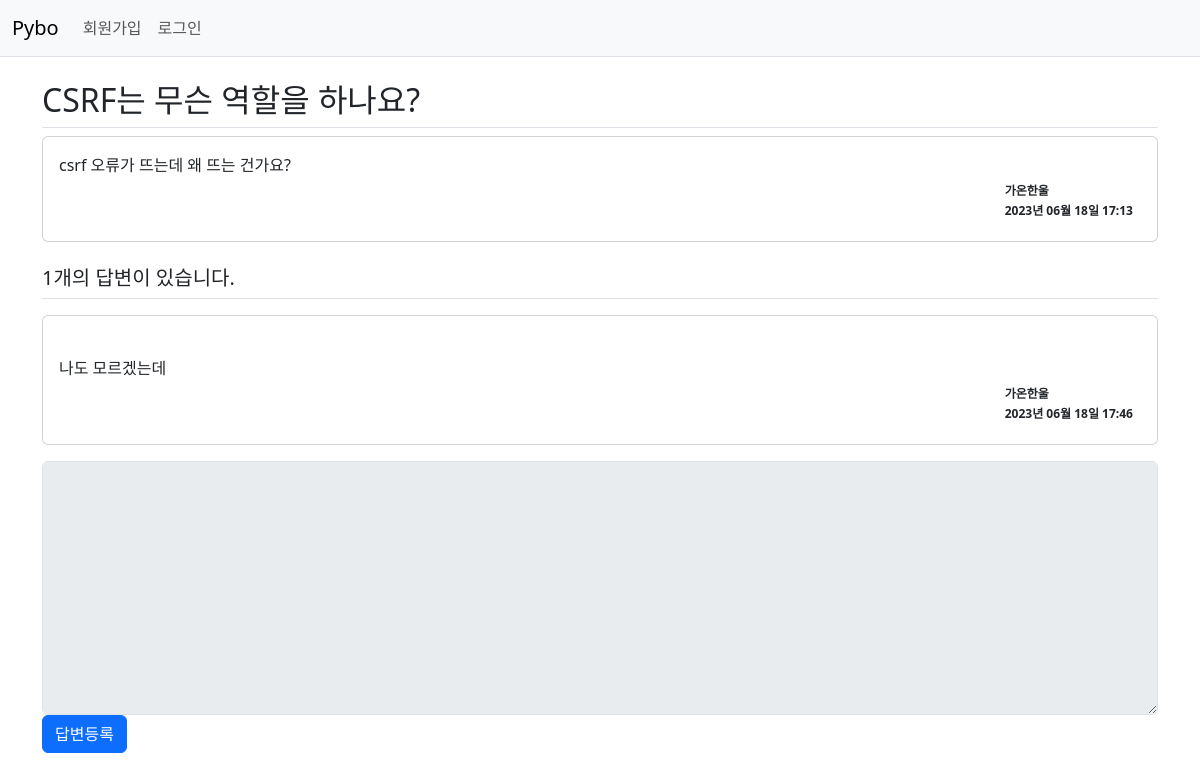
/question/detail/3/, run on the app's committed database.
### pybo/models.py (models this page shows)
class Question(db.Model) :
    id = db.Column(db.Integer, primary_key=True)
    subject = db.Column(db.String(200), nullable = False)
    content = db.Column(db.Text(), nullable = False)
    create_date = db.Column(db.DateTime(), nullable = False)
    user_id = db.Column(db.Integer, db.ForeignKey('user.id', ondelete = 'CASCADE'), nullable = False)
    user = db.relationship('User', backref = db.backref('question_set'))
    modify_date = db.Column(db.DateTime(), nullable = True)

class User(db.Model) :
    id = db.Column(db.Integer, primary_key = True)
    username = db.Column(db.String(150), unique = True, nullable = False)
    password = db.Column(db.String(200), nullable = False)
    email = db.Column(db.String(120), unique = True, nullable = False)

class Answer(db.Model) :
    id = db.Column(db.Integer, primary_key=True)
    question_id = db.Column(db.Integer,
                            db.ForeignKey('question.id', ondelete = 'CASCADE')) # question.id : 연결할 기존 모델의 속성 / CASCADE : 삭제 연동 설정
    question = db.relationship('Question', backref = db.backref('answer_set', cascade = 'all, delete-orphan')) # backref : 역참조 설정 / cascade : 질문에 달린 답글들 모두 삭제
    content = db.Column(db.Text(), nullable = False)
    create_date = db.Column(db.DateTime(), nullable = False)
    user_id = db.Column(db.Integer, db.ForeignKey('user.id', ondelete = 'CASCADE'), nullable = False)
    user = db.relationship('User', backref = db.backref('answer_set'))
    modify_date = db.Column(db.DateTime(), nullable = True)

### pybo/views/question_views.py (the view)
@bp.route('/detail/<int:question_id>/')
def detail(question_id) :
    form = AnswerForm()
    question = Question.query.get_or_404(question_id)
    return render_template('question/question_detail.html', question=question, form = form)

### pybo/forms.py
class AnswerForm(FlaskForm) :
    content = TextAreaField('내용', validators=[DataRequired('내용은 필수 입력 항목입니다.')])

### pybo/filter.py (called while the page is built)
def format_datetime(value, fmt="%Y년 %m월 %d일 %H:%M") :
    return value.strftime(fmt)

### pybo/views/auth_views.py (called while the page is built)
@bp.before_app_request
def load_logged_in_user() :
    user_id = session.get('user_id')
    if user_id is None :
        g.user = None
    else :
        g.user = User.query.get(user_id)

### pybo/templates/question/question_detail.html (shortened to what this page needs)
{% extends 'base.html' %}
{% block content %}
<div class="container my-3">
    <h2 class="border-bottom py-2">{{ question.subject }}</h2>
    <div class="card y-3">
        <div class="card-body">
            <div class="card-text" style="white-space: pre-line;">{{ question.content }}</div>
            <div class="d-flex justify-content-end">
                <div class = "badge badge-light text-dark p-2 text-start">
                    <div class = "mb-2">{{ question.user.username }}</div>
                    <div>{{ question.create_date|datetime }}</div>
                </div>
            </div>
        </div>
    </div>
    <h5 class="border-bottom my-3 py-2">
        {{ question.answer_set|length }}개의 답변이 있습니다.
    </h5>
    {% for answer in question.answer_set %}
    <div class="card my-3">
        <div class="card-body">
            <div class="card-text" style="white-space: pre-line;">
                {{ answer.content }}
            </div>
            <div class="d-flex justify-content-end">
                <div class = "badge badge-light text-dark p-2 text-start">
                    <div class = "mb-2">{{ answer.user.username }}</div>
                    <div>{{ answer.create_date|datetime }}</div>
                </div>
            </div>
        </div>
    </div>
    {% endfor %}
    <form action="{{ url_for('answer.create', question_id = question.id) }}" method="POST" class="my-3">
        <div class="form-group">
            <textarea {% if not g.user %}disabled{% endif %} name="content" id="content" class="form-control" rows="10"></textarea>
        </div>
        <input type="submit" value="답변등록" class="btn btn-primary">
    </form>
</div>
{% endblock %}

### data on the page
Question: subject "CSRF는 무슨 역할을 하나요?", content "csrf 오류가 뜨는데 왜 뜨는 건가요?", create_date "2023년 06월 18일 17:13"
User: user.username "가온한울"
Answer: content "나도 모르겠는데", user.username "가온한울", create_date "2023년 06월 18일 17:46"

### other printed values
{{ question.answer_set|length }} "1"
